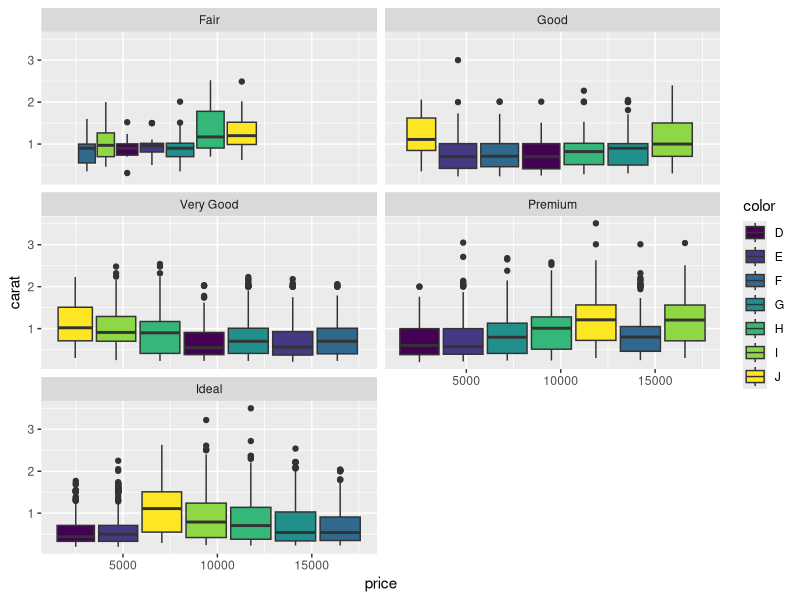
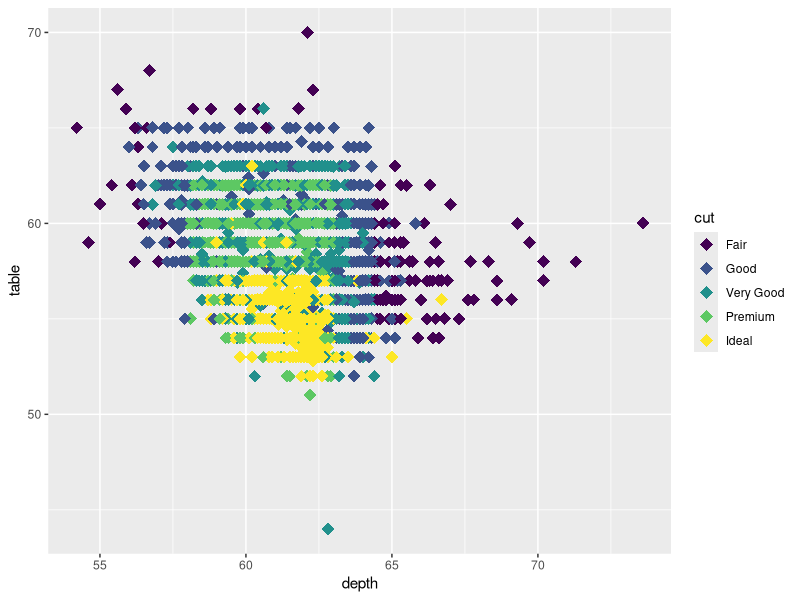
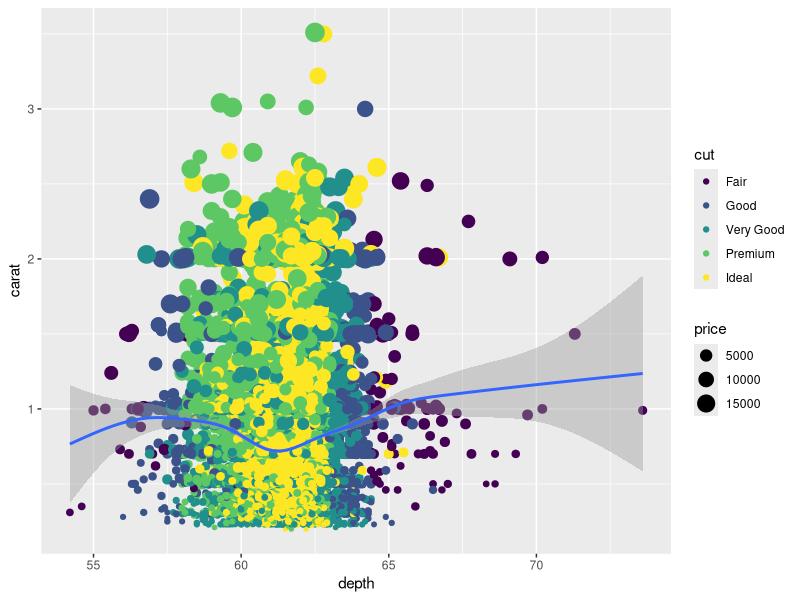
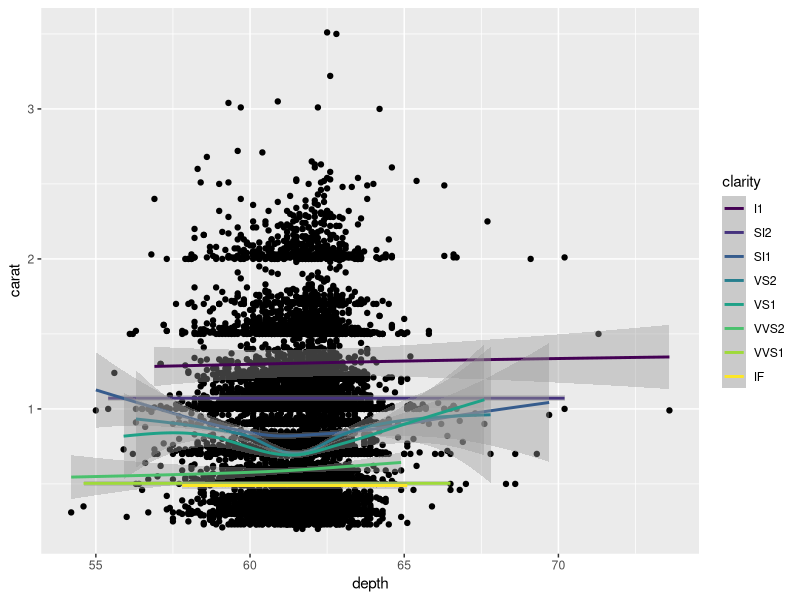
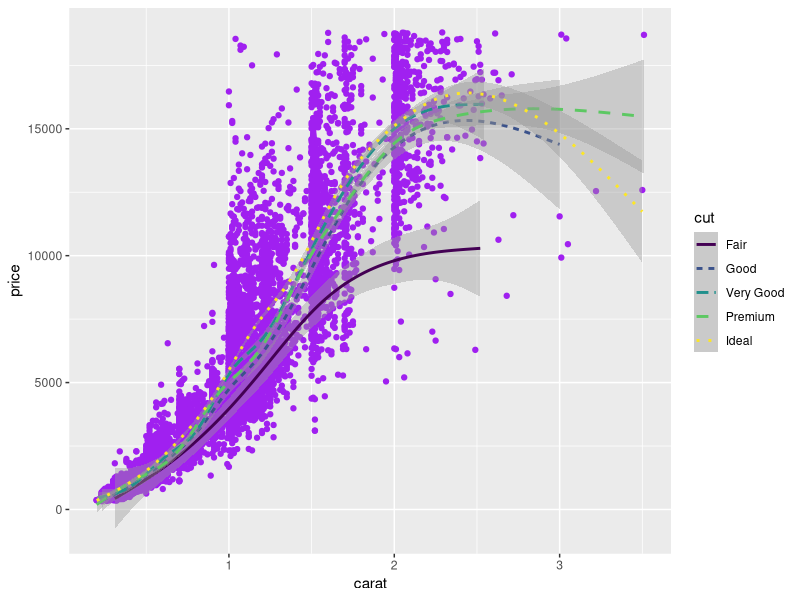
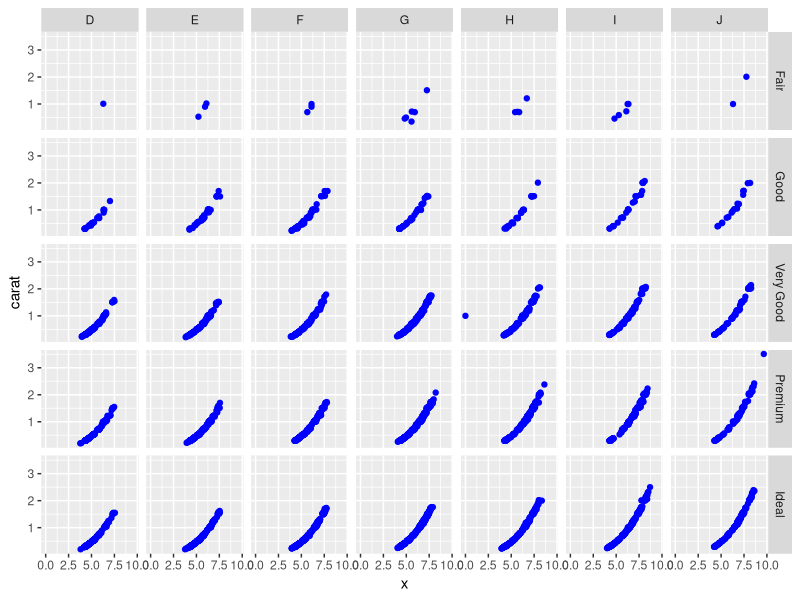

Source code (R) for these figures, in order:
## ---- chunk 1
library(tidyverse)
knitr::opts_chunk$set(echo = FALSE)
set.seed(0101)
diamonds <- sample_n(diamonds, 15000, weight= cut)
## ---- chunk 2
library(tidyverse)
## ---- chunk 3
ggplot(data=diamonds)+
  geom_boxplot(mapping =aes(x=price,y=carat,fill=color))+
  facet_wrap(~cut,nrow = 3)
## ---- chunk 4
ggplot(data=diamonds)+
  geom_point(aes(x=depth, y=table, color =cut ), shape=18, size =4)
## ---- chunk 5
ggplot(data=diamonds, aes(x=depth, y=carat))+
  geom_point(aes( size = price, color =cut ))+
  geom_smooth()
## ---- chunk 6
ggplot(data=diamonds, aes(x=depth, y=carat))+
  geom_point()+
  geom_smooth(aes( color =clarity ))
## ---- chunk 7
ggplot(data=diamonds, aes(x=carat, y=price))+
  geom_point(color ='purple')+
  geom_smooth(aes( linetype=cut , color=cut))
## ---- chunk 8
ggplot(data=diamonds, aes(x=x, y=carat))+
  geom_point(data=filter(diamonds, clarity=='VS1'| clarity=='VS2'),color='blue')+
  facet_grid(cut~color)
